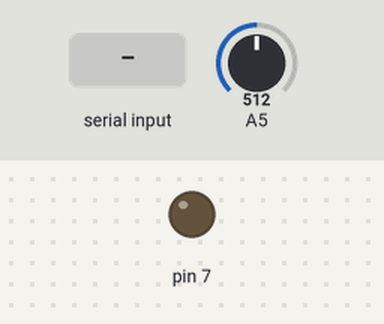
Simulated run of this sketch. Board: Arduino Uno, built with avr-gcc and run on an emulated ATmega328P. Parts: output pins drawn as LEDs (lit = HIGH). The test bench sets the inputs (shaded band); at power-on: A5 = 512. What the sketch prints to the serial monitor is not drawn.

Above: at 1.2 s.
1.3 s: "ON" received over Serial
At 3.5 s:
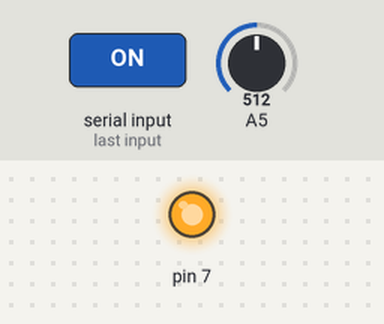
3.8 s: "OFF" received over Serial
At 5.7 s:
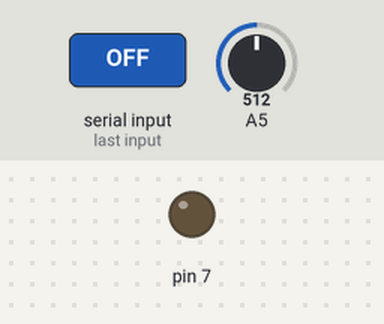
Timing chart, 0 to 7.2 s (numbered marks = the images above; inputs shaded):
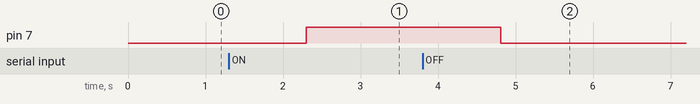

The sketch:

Power.ino
```cpp
void setup()
{
  Serial.begin(9600);
  pinMode(7, OUTPUT);
  pinMode(A5, INPUT);

}

void loop()
{
  if(Serial.available())
  {
    String userInput = Serial.readString();

    if(userInput.equalsIgnoreCase("ON"))
    {
      digitalWrite(7, HIGH);
      Serial.println("Turning on...");
    }
    else if(userInput.equalsIgnoreCase("OFF"))
    {
      digitalWrite(7,LOW);
      Serial.println("Turning off...");
    }
  }

  int voltageDrop = analogRead(A5);
  if(voltageDrop > 0)
  {
    double Vr, I, P;
    double Vtotal = 5;
    Vr = (double)voltageDrop;
    Vr = Vr * Vtotal / 1024;
    I = Vr / 1;
    P = (Vtotal - Vr) * I;

    Serial.print(P);
    Serial.println("W");
  }

}
```

Measured:
- after the input at 1.3 s, pin 7: LOW → HIGH after 1.0 s
- after the input at 3.8 s, pin 7: HIGH → LOW after 1.0 s
